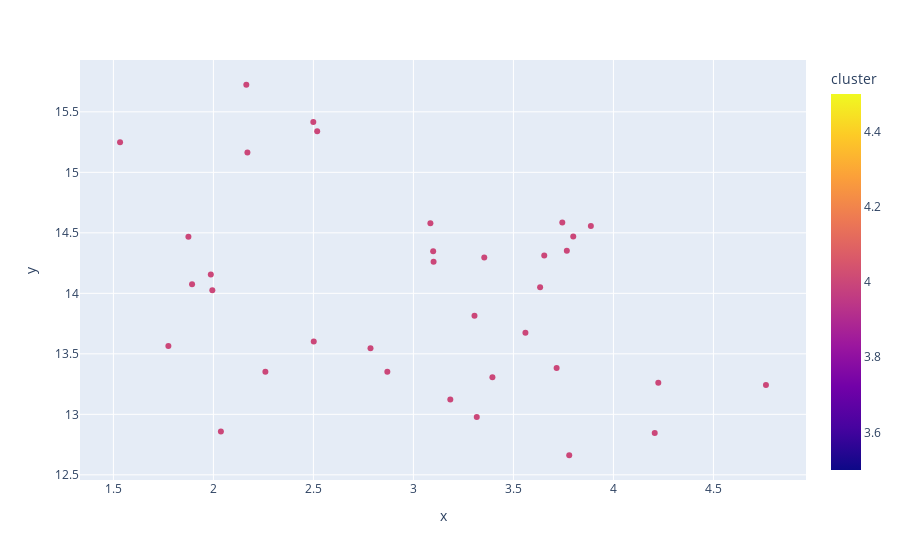

Notebook cell for this chart:
### Code cell
import plotly.express as px

fig = px.scatter(
    df.loc[(df["label"] == "negative") & (df["cluster"] == 4)], x='x', y='y', color='cluster', hover_data=['x', 'y', 'text', 'label', 'cluster', 'predicted_label'])

fig.show()

### Figure 1 — Plotly figure (JSON) as saved in the notebook; plotly's stock layout.template omitted (floating-point values rounded to 4 significant figures; data arrays with more than 128 entries replaced by an {"elided": "..."} marker saying what was removed)
{"data": [{"customdata": {"elided": "35x4 mixed values"}, "hovertemplate": "x=%{x}<br>y=%{y}<br>text=%{customdata[0]}<br>label=%{customdata[1]}<br>cluster=%{marker.color}<br>predicted_label=%{customdata[3]}<extra></extra>", "legendgroup": "", "marker": {"color": [4, 4, 4, 4, 4, 4, 4, 4, 4, 4, 4, 4, 4, 4, 4, 4, 4, 4, 4, 4, 4, 4, 4, 4, 4, 4, 4, 4, 4, 4, 4, 4, 4, 4, 4], "coloraxis": "coloraxis", "symbol": "circle"}, "mode": "markers", "name": "", "orientation": "v", "showlegend": false, "type": "scatter", "x": [3.716, 3.395, 3.887, 2.037, 1.533, 2.785, 3.779, 3.305, 3.634, 3.56, 3.099, 1.893, 2.17, 2.26, 3.744, 3.654, 2.519, 3.101, 1.875, 3.767, 1.987, 1.775, 3.354, 3.185, 2.87, 3.317, 2.165, 2.502, 4.207, 3.799, 1.995, 3.085, 4.224, 2.499, 4.763], "xaxis": "x", "y": [13.38, 13.31, 14.56, 12.86, 15.25, 13.55, 12.66, 13.81, 14.05, 13.67, 14.35, 14.08, 15.16, 13.35, 14.59, 14.31, 15.34, 14.26, 14.47, 14.35, 14.15, 13.57, 14.3, 13.12, 13.35, 12.98, 15.72, 13.6, 12.85, 14.47, 14.03, 14.58, 13.26, 15.42, 13.24], "yaxis": "y"}], "layout": {"coloraxis": {"colorbar": {"title": {"text": "cluster"}}, "colorscale": [[0, "#0d0887"], [0.1111, "#46039f"], [0.2222, "#7201a8"], [0.3333, "#9c179e"], [0.4444, "#bd3786"], [0.5556, "#d8576b"], [0.6667, "#ed7953"], [0.7778, "#fb9f3a"], [0.8889, "#fdca26"], [1, "#f0f921"]]}, "legend": {"tracegroupgap": 0}, "margin": {"t": 60}, "xaxis": {"anchor": "y", "domain": [0, 1], "title": {"text": "x"}}, "yaxis": {"anchor": "x", "domain": [0, 1], "title": {"text": "y"}}}}
